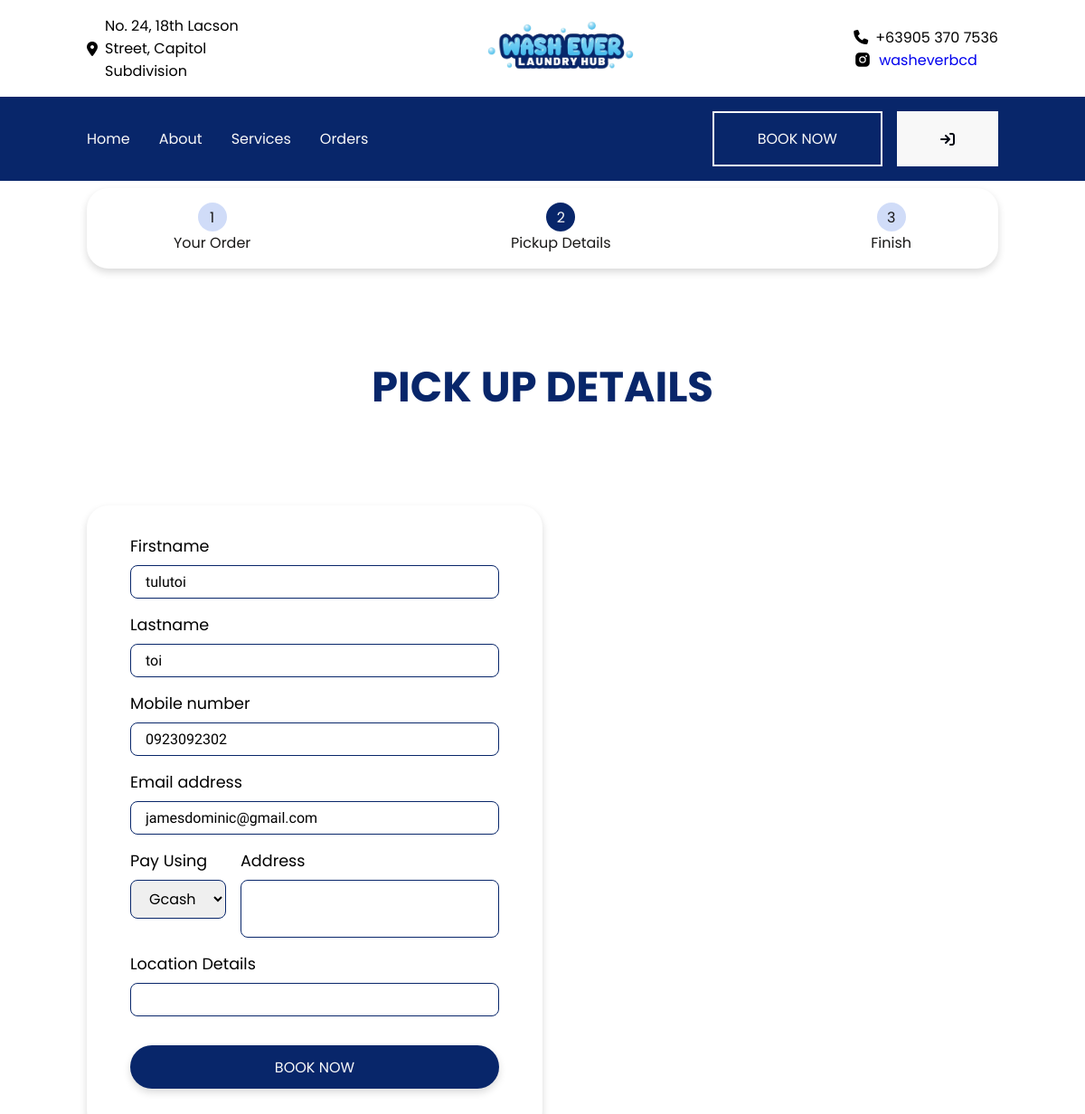
Screenshot of /details.php (signed in) with the database file from the repository.
### tables this page shows
CREATE TABLE `user_tbl` (
  `UserID` int(11) NOT NULL,
  `username` varchar(200) NOT NULL,
  `first_name` varchar(200) NOT NULL,
  `last_name` varchar(200) NOT NULL,
  `email` varchar(200) NOT NULL,
  `phone` varchar(25) NOT NULL,
  `password` varchar(200) NOT NULL,
  `address` varchar(200) NOT NULL,
  `status` int(11) NOT NULL,
  `date` timestamp NOT NULL DEFAULT current_timestamp() ON UPDATE current_timestamp()
);

### details.php (the view, shortened to what this page needs)
<!DOCTYPE html>
<html lang="en">
<?php
require_once 'connect.php';
if (empty($_SESSION["user_id"]))
{
    header('location:login.php');
}
else
{
?>
    <head>
        <link rel="stylesheet" href="https://cdnjs.cloudflare.com/ajax/libs/font-awesome/6.5.1/css/all.min.css" />
        <link rel="stylesheet" href="hero.css">
        <link rel="stylesheet" href="nav.css">
        <link rel="stylesheet" href="details.css">
    </head>
    <body>
        <header id="header" class="nav-section">
            <div class="top-header">
                <div class="top-header-container">
                    <i class="fa-solid fa-location-dot"></i>
                    <p class="location">No. 24, 18th Lacson Street, Capitol Subdivision</p>
                </div>
                <div class="app-logo">
                    <a href="">
                        <img src="Logo.png" alt="">
                    </a>
                </div>
                <div class="contacts">
                    <div class="contacts-container">
                        <i class="fa-solid fa-phone"></i>
                        <p>+63905 370 7536</p>
                    </div>
                    <div class="insta">
                        <a href="#">
                            <img src="instagram-logo-fill-svgrepo-com.svg" alt="">
                            <p>washeverbcd</p>
                        </a>
                    </div>
                </div>
            </div>
            <nav class="navbar">
                <div class="nav-links">
                    <div>
                        <ul class="navbar-nav">
                            <li class="nav-item"> <a class="nav-link " href="index.php">Home <span class="sr-only"></span></a> </li>
                            <li class="nav-item"> <a class="nav-link " href="#passion-commitment">About <span class="sr-only"></span></a> </li>
                            <li class="nav-item"> <a class="nav-link " href="services.php">Services <span class="sr-only"></span></a> </li>
                            <li class="nav-item"> <a class="nav-link " href="order.php">Orders <span class="sr-only"></span></a> </li>
                        </ul>
                    </div>
                    <div class="nav-btns">
                        <?php
                        if (empty($_SESSION["user_id"]))
                        {
                            echo '<li class="nav-item login-btn"><a href="login.php" class="nav-link active login">Login</a> </li>
							  <li class="nav-item register-btn"><a href="registration.php" class="nav-link active">Signup</a> </li>';
                        } else {
                            echo  '<li class="nav-item book-laundry-btn"><a onclick="toggleMenu()" href="services.php class="nav-link active book">Book Now</a></li>';
                            echo  '<li class="nav-item logout-btn"><a href="logout.php" class="nav-link active"><i class="fa-solid fa-arrow-right-to-bracket"></i></a> </li>';
                        }
                        ?>
                    </div>
                </div>
            </nav>
        </header>
        <section class="section-header">
            <ul class="row-links">
                <li class="rowlinks "><span>1</span><a href="services.php">Your Order</a></li>
                <li class="rowlinks active"><span>2</span><a href="menu.php?res_id=<?php echo $_GET['res_id']; ?>">Pickup Details</a></li>
                <li class="rowlinks"><span>3</span><a href="#">Finish</a></li>
            </ul>
        </section>
        <div class="container-fluid">
            <div class="order-details-container">
                <div class="card-header">
                    <h4 class="m-b-0 text-white">Pick up details</h4>
                </div>
                <?php
                $query_res = mysqli_query($db, "SELECT * FROM user_tbl WHERE UserID='" . $_SESSION['user_id'] . "'");
                while ($row = mysqli_fetch_array($query_res)) {
                ?>
                    <form action='' method='post' enctype="multipart/form-data">
                        <div class="form-body">
                            <div class="name-lastname">
                                <div class="form-group">
                                    <label class="control-label">Firstname</label>
                                    <input type="text" name="f_name" class="form-control" placeholder="" value="<?php echo $row['first_name']; ?>">
                                </div>
                                <div class="form-group">
                                    <label class="control-label">Lastname</label>
                                    <input type="text" name="l_name" class="form-control" placeholder="" value="<?php echo $row['last_name']; ?>">
                                </div>
                            </div>
                            <div class="contacts">
                                <div class="form-group">
                                    <label class="control-label">Mobile number</label>
                                    <input type="text" name="mobilenum" class="form-control" placeholder="" value="<?php echo $row['phone']; ?>">
                                </div>
                                <div class="form-group">
                                    <label class="control-label">Email address</label>
                                    <input type="text" name="email" class="form-control" placeholder="" value="<?php echo $row['email']; ?>">
                                </div>
                            </div>
                            <div class="payment">
                                <div class="col-md-6">
                                    <div class="form-group">
                                        <label class="control-label">Pay Using</label>
                                        <select type="text" name="payment" class="form-control form-control-danger">
                                            <option>Gcash</option>
                                        </select>
                                    </div>
                                </div>
                                <div class="form-group">
                                    <label class="address">Address</label>
                                    <input type="text" name="add" class="address-input">
                                </div>
                            </div>
                            <div class="">
                                <div class="form-group">
                                    <label class="control-label">Location Details </label>
                                    <input type="text" name="location_d" class="form-control" placeholder="">
                                </div>
                            </div>
                        </div>
                        <div class="form-actions">
                        <input type="submit" onclick="return confirm('Do you want to confirm the Booking?');" name="submit" class="btn btn-success order-btn" value="Book Now">
                        </div>
                    </form>
                <?php
                } ?>
            </div>
        </div>
    </body>
</html>
<?php
}
?>

### hero.css (style rules this page uses)
* { margin: 0; padding: 0; box-sizing: border-box; text-decoration: none; list-style: none; }
:root { --primary-color: #08266a; --secodary-color: #3c1f00; --dark-color: #000511; --black: #191817; --black25: #cfdbf8fb; --black10: #f8f8f8; --H1: 7.419rem; --H2: clamp(2.624rem, 3.4783vw + 0.3043rem, 5.247rem); --H3: clamp(1.856rem, 3.4783vw + 0.3043rem, 3.711rem); --H4: 2.624rem; --H5: clamp(1.313rem, 3.4783vw + 0.3043rem, 1.856rem); --H6: clamp(0.9rem, 3.4783vw + 0.3043rem, 1.313rem); }

### nav.css (style rules this page uses)
* { margin: 0; padding: 0; box-sizing: border-box; text-decoration: none; list-style: none; font-family: poppins, Arial; }
:root { --primary-color: #08266a; --secodary-color: #3c1f00; --dark-color: #000511; --black: #191817; --black25: #c7c8c9; --black10: #f8f8f8; --H1: 7.419rem; --H2: clamp(2.624rem, 3.4783vw + 0.3043rem, 5.247rem); --H3: clamp(1.856rem, 3.4783vw + 0.3043rem, 3.711rem); --H4: 2.624rem; --H5: 1.856rem; --H6: 1.313rem; }
html { scroll-behavior: smooth; }
.nav-section { position: absolute; width: 100%; background-color: #fff; z-index: 99; transition: padding 0.2s ease; }
.navbar { display: flex; justify-content: space-between; margin: 0 auto; align-items: center; padding: 16px 96px; width: 100%; background-color: var(--primary-color); }
.top-header { display: flex; align-items: center; padding: 16px 96px; justify-content: space-between; }
.app-logo img { height: 64px; }
.contacts-container, .top-header-container, .insta a { display: flex; max-width: 200px; width: 100%; align-items: center; gap: 8px; }
.insta img { height: 20px; }
.nav-btns { display: flex; }
.nav-links { display: flex; align-items: center; justify-content: space-between; gap: 32px; width: 100%; }
.nav-links ul { display: flex; gap: 32px; justify-content: space-between; width: 100%; height: 100%; }
.nav-links ul li { display: flex; gap: 16px; width: 100%; align-items: center; justify-content: center; white-space: nowrap; cursor: pointer; }
.nav-links ul li a { font-family: Poppins, Arial; color: var(--black10); }
.navbar-nav { display: flex; align-items: center; justify-content: space-between; }
.logout-btn { text-transform: uppercase; padding: 16px 48px; background-color: var(--black10); text-align: center; cursor: pointer; display: flex; }
.book-laundry-btn { text-align: center; cursor: pointer; text-transform: uppercase; margin-right: 16px; padding: 16px 48px; border: solid 2px var(--black10); }
.book-laundry-btn a { font-family: Poppins, Arial; color: var(--black10); }
a.nav-link.active { color: var(--dark-color); font-family: Poppins, Arial; display: flex; align-items: center; justify-content: center; }

### rows the page displays
user_tbl: f_name "tulutoi", l_name "toi", mobilenum "0923092302", email "jamesdominic@gmail.com"
